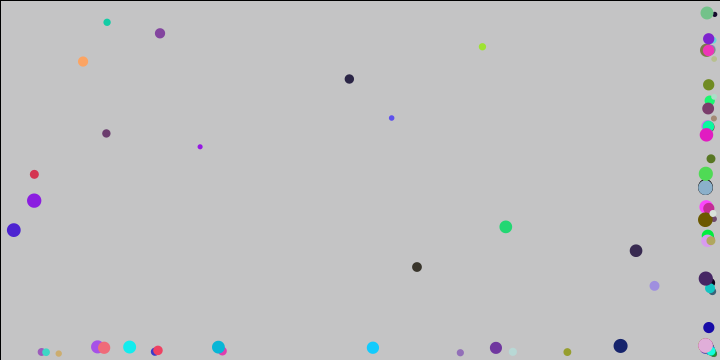
Frame 1 (no input)
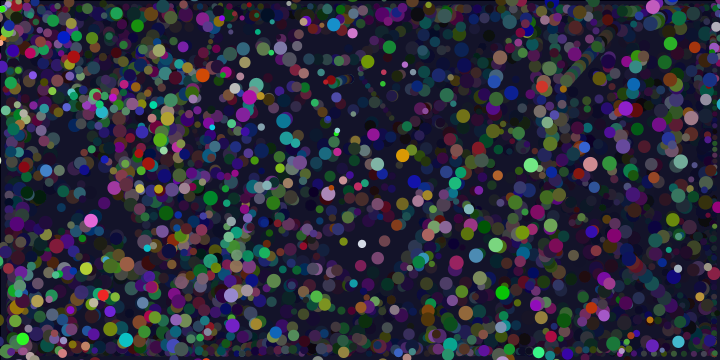
Frame 60 (the mouse pressed at the canvas centre just before this capture)
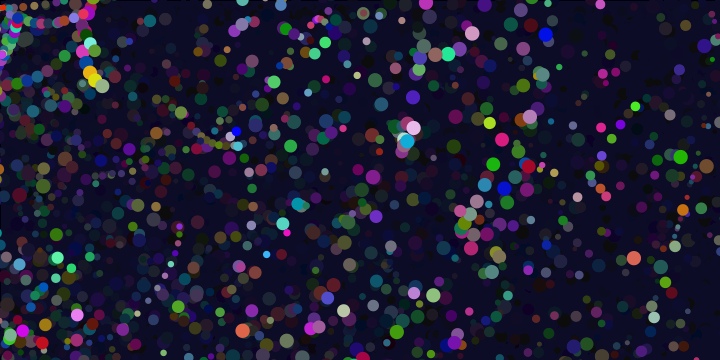
Frame 120 (the mouse held since frame 60 and released just before this capture)

The Processing sketch that drew these frames (run headless with seeded random() and noise(); from frame 60 on, the mouse is pressed at the canvas centre):

// Processing sketch: processing_133615
// ── processing_133615.pde

int numBalls = 100;
float spring = .8;
float gravity = 0;
float friction = 0;


Ball[] balls = new Ball[numBalls];

void setup() {
  size(720, 360);
  smooth();
  for (int i = 0; i < numBalls; i++) {
    balls[i] = new Ball(random(width * 3), random(height * 2), random(10, 30), i, balls);
  }
  
}

void draw() {
  fill(#08031A,10);
  rect(0,0,width,height);

  
  for (int i = 0; i < numBalls; i++) {
    balls[i].collide();
    balls[i].move();
    balls[i].display(); 
     
  }
}


class Ball {
  
  float x, y;
  float diameter;
  float vx = 0;
  float vy = 0;
  int id;
  float angle;
    float jitter;
  Ball[] others;
 
  Ball(float theX, float theY, float diam, int idiam, Ball[] theO) {
    x = theX;
    y = theY;
    diameter = diam;
    id = idiam;
    others = theO;
    
  } 
  
  void collide() {
    for (int i = id + 1; i < numBalls; i++) {
      float dx = others[i].x - x;
      float dy = others[i].y - y;
      float distance = sqrt(dx*dx + dy*dy);
      float minDist = others[i].diameter/2 + diameter/2;
      if (distance < minDist) { 
        float angle = atan2(dy, dx);
        float targetX = x + cos(angle) * minDist;
        float targetY = y + sin(angle) * minDist;
        float ax = (targetX - others[i].x) * spring;
        float ay = (targetY - others[i].y) * spring;
        vx -= ax;
        vy -= ay;
        others[i].vx += ax;
        others[i].vy += ay;
      }
    }
     
  }
  
  void move() {
    vy += gravity;
    x += vx;
    y += vy;
    if (x + diameter/2 > width) {
      x = width - diameter/2;
      vx *= friction; 
    }
    else if (x - diameter/2 < 0) {
      x = diameter/2;
      vx *= friction;
    }
    if (y + diameter/2 > height) {
      y = height - diameter/2;
      vy *= friction; 
    } 
    else if (y - diameter/2 < 0) {
      y = diameter/2;
      vy *= friction;
    }
  }
  
  void display() {
    if (second() % 2 == 0) {  
      jitter = random(-.1, .1);
    }
    angle = angle + jitter;
    float c = sin(angle);
    translate(0, 0);
    rotate(c);   
    
    ellipse(x, y, diameter/2, diameter/2);
    noStroke();
    fill(random(0,255), random(0,255), random(0,255));
  }
}
